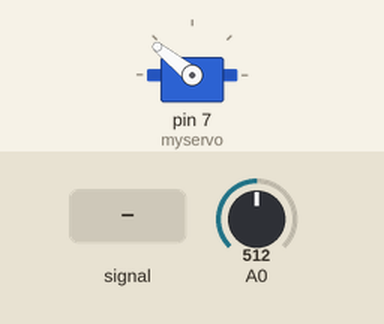
A sketch run on a simulated Arduino Uno, built with avr-gcc and run on an emulated ATmega328P. Parts: servo. The inputs (shaded band) are chosen by the test bench; at power-on: A0 = 512. What the sketch prints to the serial monitor is not drawn.

Above: at 1.2 s.
1.3 s: A0 fed a 200 Hz sine of ±81 counts around its level
4.3 s: A0 set to 716
5.8 s: A0 set to 1023
At 7.0 s:
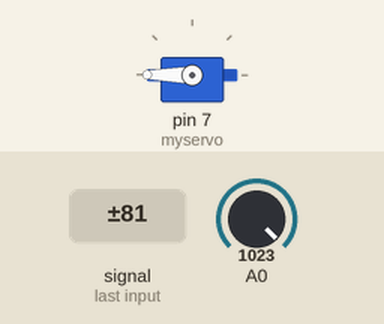
7.3 s: A0 set to 122
At 8.3 s:
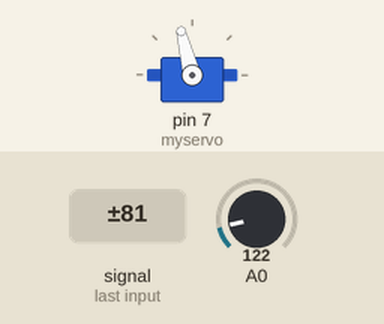
8.8 s: A0 set to 0
At 9.4 s:
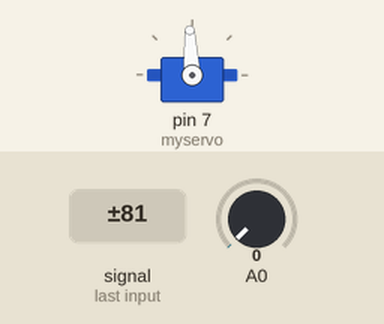
10.3 s: A0 set to 511
At 10.6 s:
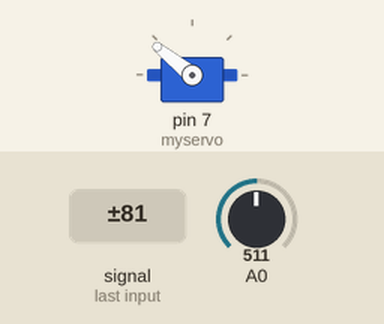
Timing chart, 0 to 12.8 s (numbered marks = the images above; inputs shaded):
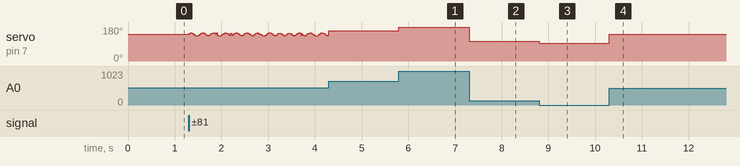

The sketch:

motorDriver.ino
```cpp
// drive brushless motor from pot input using servo library

#include <Servo.h>
Servo myservo;

int pot;

void setup() {

  myservo.attach(7);
  pinMode(A0, INPUT);
  Serial.begin(115200);

}

void loop() {

  pot = analogRead(A0);
  pot = map(pot,0,1023,1500,2500);
  Serial.println(pot);

  myservo.write(pot);


}
```

Measured:
- after the input at 5.8 s, servo on pin 7 (myservo): 161° → 180° at once
- after the input at 7.3 s, servo on pin 7 (myservo): 180° → 104° at once
- after the input at 8.8 s, servo on pin 7 (myservo): 104° → 93° at once
- after the input at 10.3 s, servo on pin 7 (myservo): 93° → 141° at once
